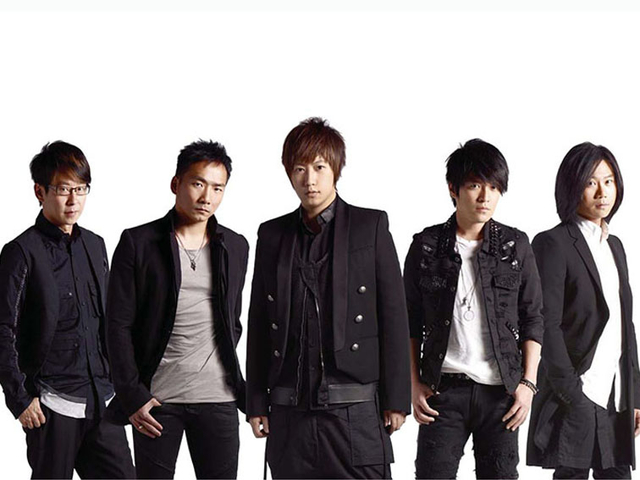
#> input picture example_image_for_face_recognition_2.jpg, 640 x 480 px
$ jupyter execute '從照片中擷取人臉並輸出成新的照片範例.ipynb'   (shell and % lines are left out)
#> lines starting #> are read from the running program, lines starting #| are printed output that depends on the picture
參考來源：
https://medium.com/@yanweiliu/python%E5%BD%B1%E5%83%8F%E8%BE%A8%E8%AD%98%E7%AD%86%E8%A8%98-%E4%B8%80-%E4%BD%BF%E7%94%A8open-cv%E8%BE%A8%E8%AD%98%E5%9C%96%E7%89%87%E5%8F%8A%E5%BD%B1%E7%89%87%E4%B8%AD%E7%9A%84%E4%BA%BA%E8%87%89-527ef48f3a86

[cell 1]
import cv2
import matplotlib.pyplot as plt

# plt相關參數設定
plt.rcParams['font.sans-serif'] = ['simhei'] # 可以顯示中文字
plt.figure(figsize=(6,6)) # 畫布大小

# 要讀取的相片名稱(必須放在和該程式同一個目錄下)
# img_info = 'example_image_for_face_recognition_1.jpg'
img_info = 'example_image_for_face_recognition_2.jpg'

# 載入分類器
face_cascade = cv2.CascadeClassifier('haarcascade_frontalface_default.xml')
# 讀取圖片
img = cv2.imread(img_info)
#> img is the input picture: shape (480, 640, 3); mean B, G, R 141.1, 139.4, 144.3
# 印出原始圖片
plt.imshow(cv2.cvtColor(img, cv2.COLOR_BGR2RGB))
plt.title('原始圖片', fontsize=18)
plt.show()

# 轉成灰階圖片
gray = cv2.cvtColor(img, cv2.COLOR_BGR2GRAY)
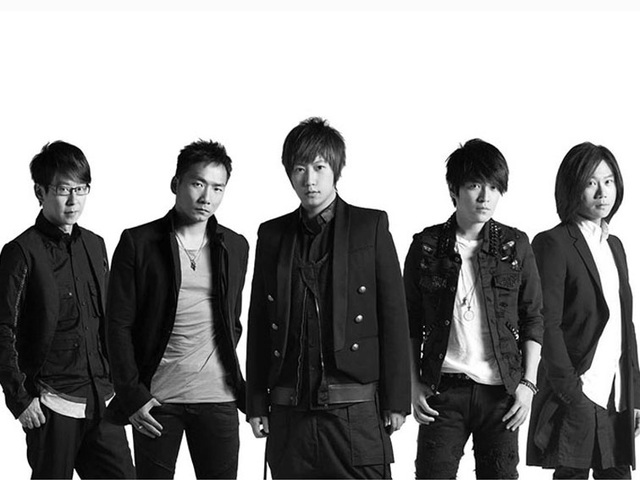
#> gray: shape (480, 640); min 0, max 255, mean 141.1
# 偵測臉部
faces = face_cascade.detectMultiScale(
    gray,
    scaleFactor=1.08,
    minNeighbors=5,
    minSize=(32, 32))
#> faces = [[575, 164, 49, 49], [281, 147, 57, 57], [178, 162, 58, 58], [44, 169, 57, 57]]
# 繪製人臉部份的方框
counter = 1 # 現在是第幾張人臉
for (x, y, w, h) in faces:
    # 裁切圖片
    crop_img = img[y:y+h, x:x+w]
    # 保存圖片
    cv2.imwrite(f"{img_info}_faceOnly_{counter}.jpg", crop_img)
    counter += 1
    # 打印圖片
    plt.imshow(cv2.cvtColor(crop_img, cv2.COLOR_BGR2RGB))
    plt.title('臉部偵測結果', fontsize=18)
    plt.show()
#> this loop made 4 passes
#> pass 1, `crop_img = img[y:y+h, x:x+w]`:
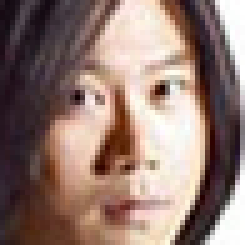
#> crop_img: shape (49, 49, 3) (shown 5 times larger); mean B, G, R 113.7, 122, 146.4
#> pass 2, `crop_img = img[y:y+h, x:x+w]`:
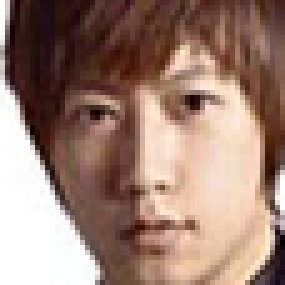
#> crop_img: shape (57, 57, 3) (shown 5 times larger); mean B, G, R 115, 127.5, 156.4
#> pass 3, `crop_img = img[y:y+h, x:x+w]`:
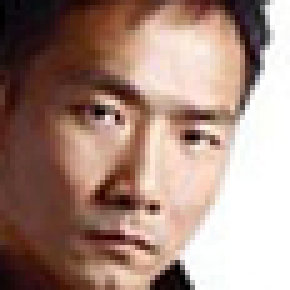
#> crop_img: shape (58, 58, 3) (shown 5 times larger); mean B, G, R 125.8, 137.1, 165.3
#> after the loop:
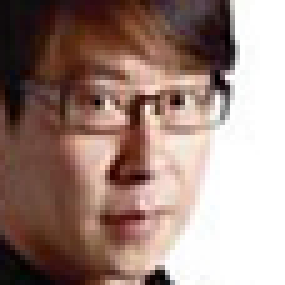
#> crop_img: shape (57, 57, 3) (shown 5 times larger); mean B, G, R 124.4, 132.7, 157
#> after the loop, counter = 5

$ run again, with example_image_for_face_recognition.jpg copied over example_image_for_face_recognition_2.jpg
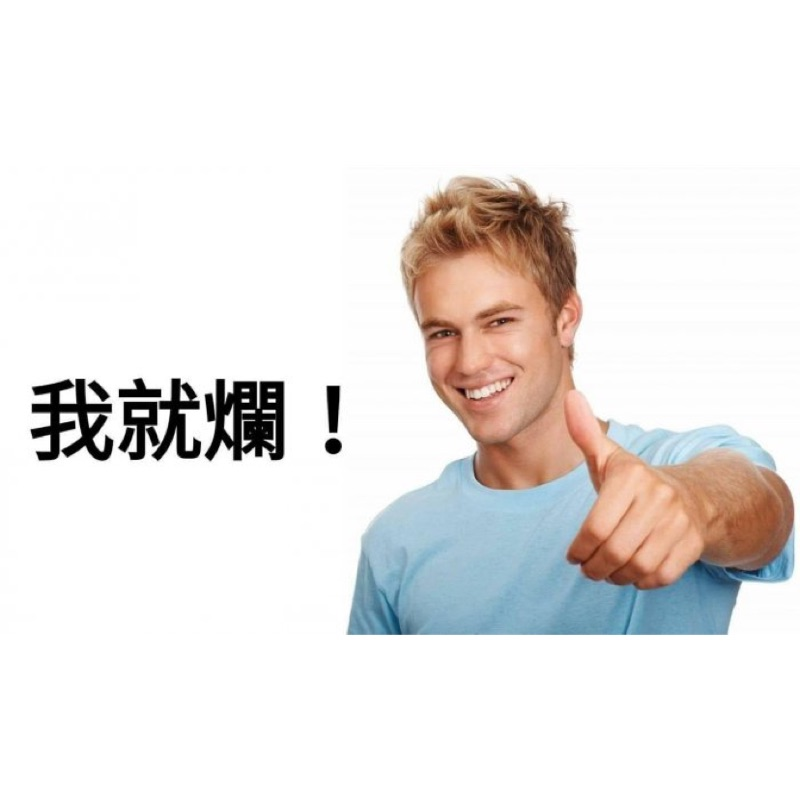
#> input picture example_image_for_face_recognition.jpg, 800 x 800 px
#> img is the input picture: shape (800, 800, 3); mean B, G, R 230.1, 231.5, 234.4
#> `gray = cv2.cvtColor(img, cv2.COLOR_BGR2GRAY)`:
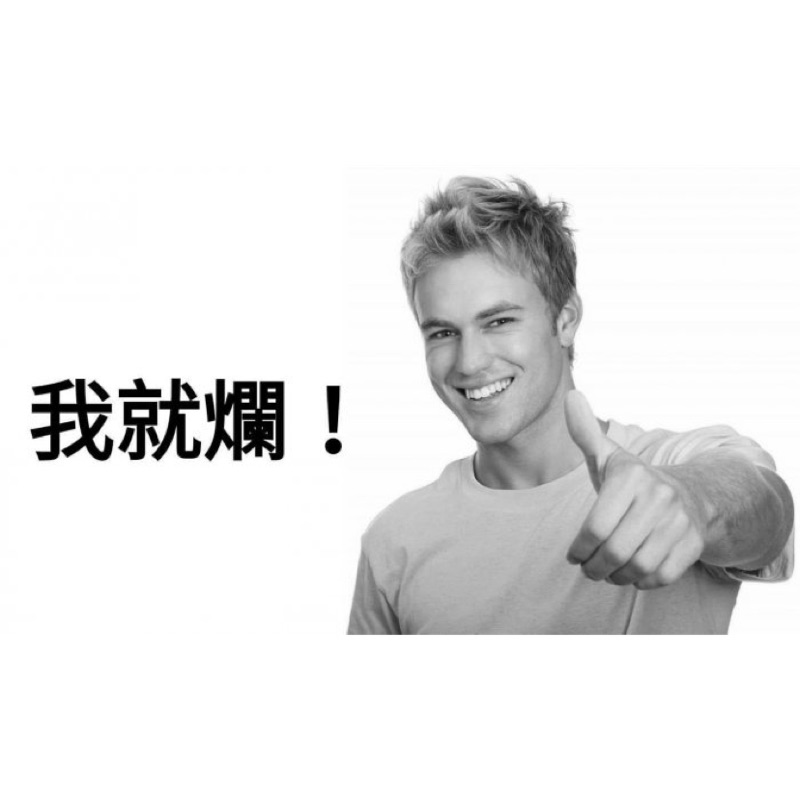
#> gray: shape (800, 800); min 0, max 255, mean 232.2
#> faces = [[394, 261, 165, 165]]
#> the loop `for (x, y, w, h) in faces:` made 1 pass
#> (x, y, w, h, counter) on pass 1: (394, 261, 165, 165, 2)
#> pass 1, `crop_img = img[y:y+h, x:x+w]`:
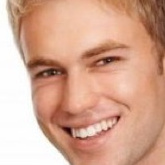
#> crop_img: shape (165, 165, 3); mean B, G, R 146.3, 167.7, 212.9
#> after the loop `for (x, y, w, h) in faces:`: counter = 2
